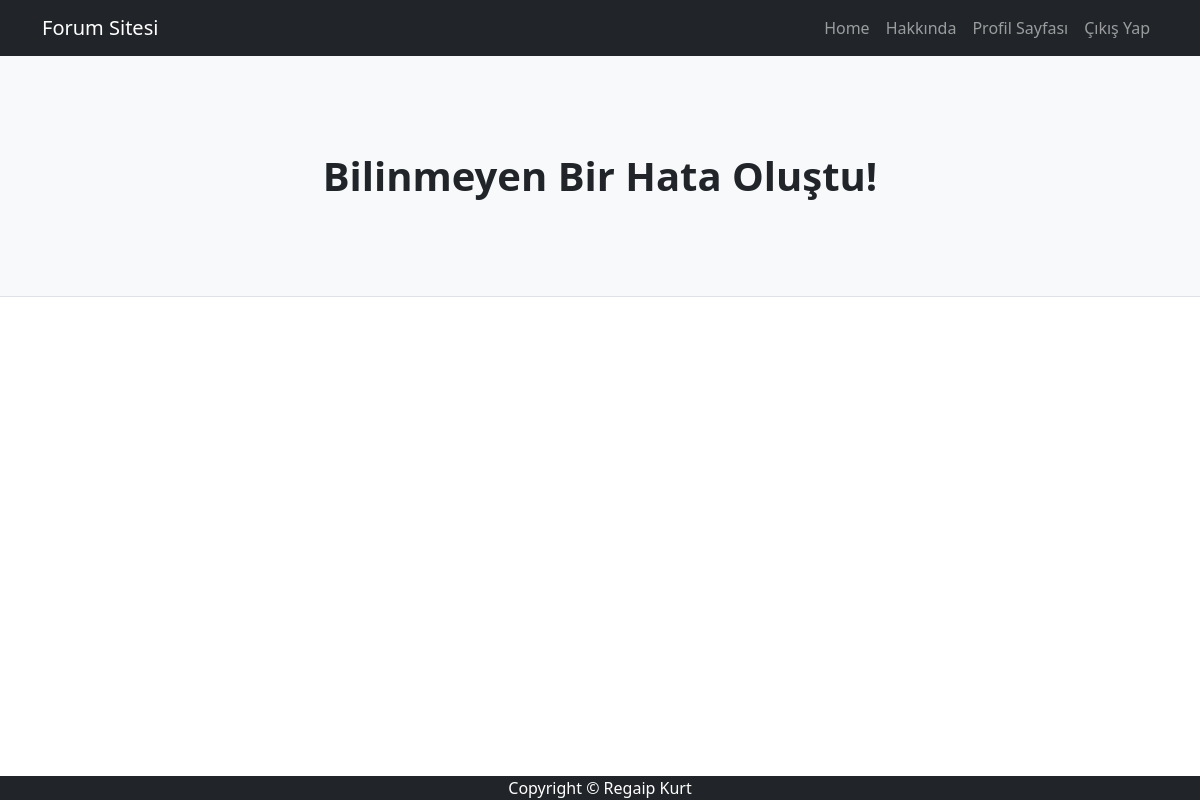
The page /post/8 (signed in) on the database as committed earlier.
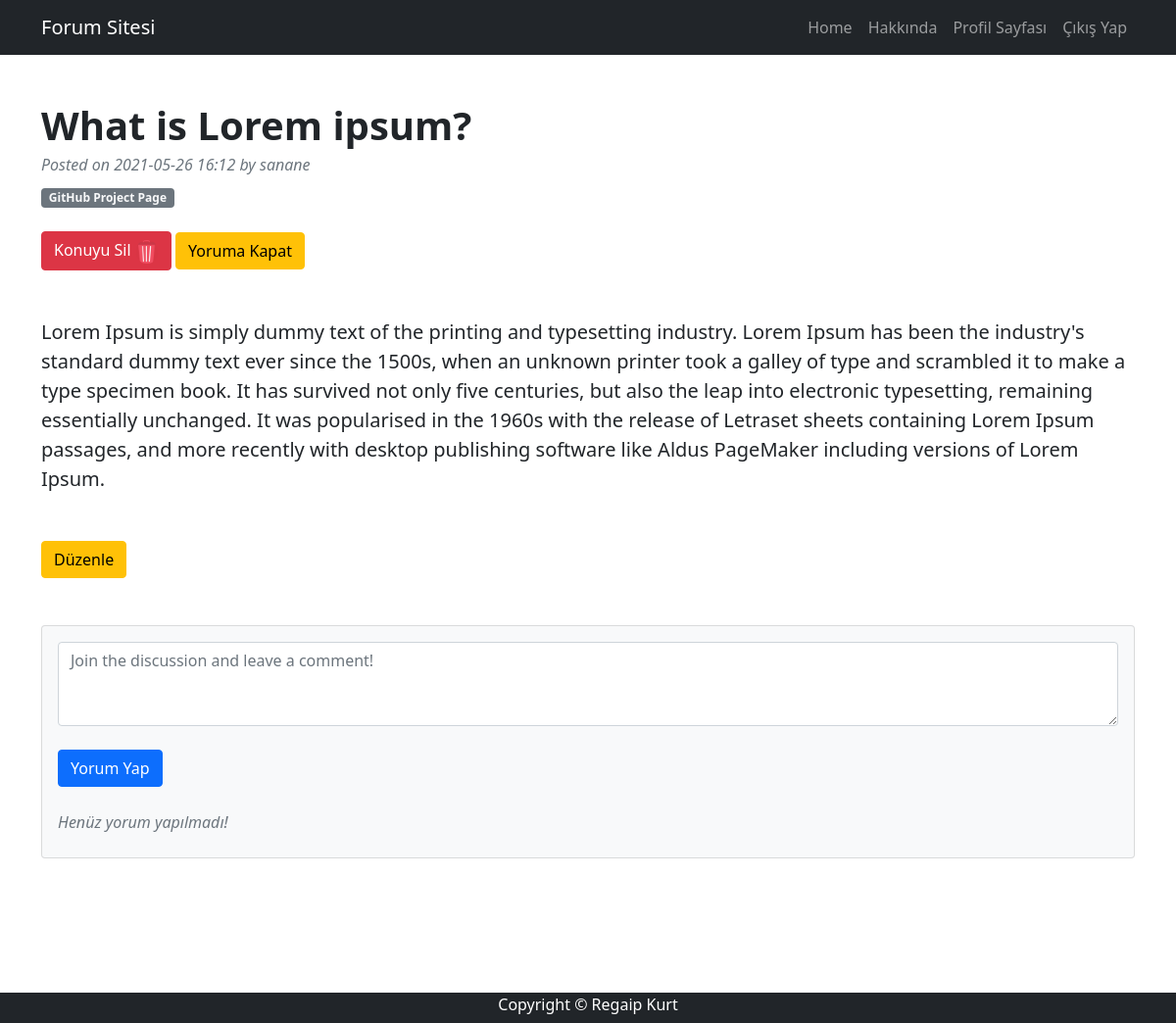
The same page on the database as committed later.
### app/main.py (models this page shows)
class Post(db_posts.Model):
    id = db_posts.Column(db_posts.Integer, primary_key=True)
    ownerID = db_posts.Column(db_posts.Integer)
    header = db_posts.Column(db_posts.String(100), default="Konu Yok")
    body = db_posts.Column(db_posts.String(5000), nullable=False)
    openToComments = db_posts.Column(db_posts.Boolean)
    postDate = db_posts.Column(db_posts.DateTime)

class User(UserMixin, db_users.Model):
    id = db_users.Column(db_users.Integer, primary_key=True)
    userName = db_users.Column(db_users.String(500), unique=True, nullable=False)
    eMail = db_users.Column(db_users.String(500), unique=True, nullable=False)
    password = db_users.Column(db_users.String(500), nullable=False)
    isModerator = db_users.Column(db_users.Boolean, nullable=False)

### app/main.py (the view)
@app.get("/post/<int:post_id>")
def post(post_id):
    try:
        post_id = int(post_id)
        db = sqlite3.connect("./app/database.db")
        c = db.cursor()
        sqlSentence = '''SELECT MSG.id, MSG.ownerID, MSG.postID, MSG.message,
            U.id, U.username
            FROM Message MSG
            INNER JOIN User U ON U.id = MSG.ownerID
            WHERE postID={postID}
        '''.format(postID=post_id)
        post = c.execute(f"SELECT Post.*, User.username  FROM Post INNER JOIN User ON User.id = Post.ownerID WHERE Post.id={post_id}").fetchone()
        comments = c.execute(sqlSentence).fetchall()
        c.close()
        db.close()
        return render_template("post.html", veri=post, messages=comments)
    except:
        return render_template("unknownError.html")

### app/main.py (called while the page is built)
@login_manager.user_loader
def load_user(user_id):
    return User.query.get(int(user_id))

### app/templates/post.html
{% extends 'base.html' %}
{% block body %}
        <div class="container mt-5">
            <div class="row">
                <div class="col-lg-12">
                    <article>
                        <header class="mb-4">
                            <h1 class="fw-bolder mb-1">{{veri[2]}}</h1>
                            <div class="text-muted fst-italic mb-2">Posted on {{veri[5][:16]}} by {{veri[6]}}</div>
                            <a class="badge bg-secondary text-decoration-none link-light" href="https://github.com/RegaipKURT/" target="_blank">GitHub Project Page</a>
                        </header>
                        {% if current_user.isModerator or current_user.id == veri[1] %}
                        <section class="mb-5">
                            <a href="/deleteTopic/{{veri[0]}}" class="btn btn-block mybtn btn-danger tx-tfm">
                                Konuyu Sil
                                <img class="rounded-circle" width="24" src="{{ url_for('static', filename='img/trash.png') }}" alt="delete">
                            </a>
                            {% if veri[4] ==1 %}
                            <a href="/sealTopic/{{veri[0]}}" class="btn btn-block mybtn btn-warning tx-tfm">
                                Yoruma Kapat
                            </a>
                            {% else %}
                                <a href="/openTopic/{{veri[0]}}" class="btn btn-block mybtn btn-success tx-tfm">
                                    Yoruma Aç
                                </a>
                            {% endif %}
                        </section>
                        {% endif %}
                        <section class="mb-5">
                            <p class="fs-5 mb-4">{{veri[3]}}</p>
                        </section>
                    </article>
                    {% if current_user.id == veri[1] %}
                        <section class="mb-5">
                            <a href="/editTopic/{{veri[0]}}" class="btn btn-block mybtn btn-warning tx-tfm">
                                Düzenle
                            </a>
                        </section>
                    {% endif %}
                    <section class="mb-5">
                        <div class="card bg-light">
                            <div class="card-body">
                                {% if current_user.is_authenticated and veri[4] == 1 %}
                                <form action="/addComment/{{ veri[0] }}" method="POST" class="mb-4">
                                    <textarea required name="comment" class="form-control" rows="3" placeholder="Join the discussion and leave a comment!"></textarea>
                                    <br>
                                    <button type="submit" class="btn btn-block mybtn btn-primary tx-tfm">Yorum Yap</button>
                                </form>
                                {% else %}
                                <div class="text-muted fst-italic mb-2">Bu başlık yorumlara kapatılmış veya yorum yapmak için  giriş yapmanız gerekiyor!</div>
                                {% endif %}
                                {% if messages %}
                                {% for msg in messages %}
                                <div class="d-flex">
                                    <div class="col-lg-11">
                                        <div class="ms-3">
                                            <div class="fw-bold">{{ msg[5] }}</div>
                                            {{ msg[3] }}
                                        </div>
                                    </div>
                                    {% if current_user.id == msg[1] or current_user.isModerator %}
                                    <div class="col-lg-1 offset-right-0">
                                        <a class="btn btn-danger pull-right" href="/deleteComment/{{msg[0]}}">
                                            <img class="rounded-circle" width="24" src="{{ url_for('static', filename='img/trash.png') }}" alt="delete">
                                        </a>
                                    </div>
                                    {% endif %}
                                </div>
                                {% endfor %}
                                {% else %}
                                <div class="text-muted fst-italic mb-2">Henüz yorum yapılmadı!</div>
                                {% endif %}
                            </div>
                        </div>
                    </section>
                </div>
        {% endblock %}

Rows that differ between the two databases and show on the page:
added Post: header "What is Lorem ipsum?", postDate "2021-05-26 16:12", body "Lorem Ipsum is simply dummy text of the printing and typesetting industry. Lorem Ipsum has been the industry's standard dummy text ever since the 1500s, when an unknown printer took a galley of type and scrambled it to make a type specimen book. It has survived not only five centuries, but also the leap into electronic typesetting, remaining essentially unchanged. It was popularised in the 1960s with the release of Letraset sheets containing Lorem Ipsum passages, and more recently with desktop publishing software like Aldus PageMaker including versions of Lorem Ipsum."
now on this page (row unchanged): User: username "sanane"
Other text that changed with them:
text no longer shown: "Bilinmeyen Bir Hata Oluştu!"
text now shown: "Posted on by GitHub Project Page Konuyu Sil Yoruma Kapat Düzenle Yorum Yap Henüz yorum yapılmadı!"
